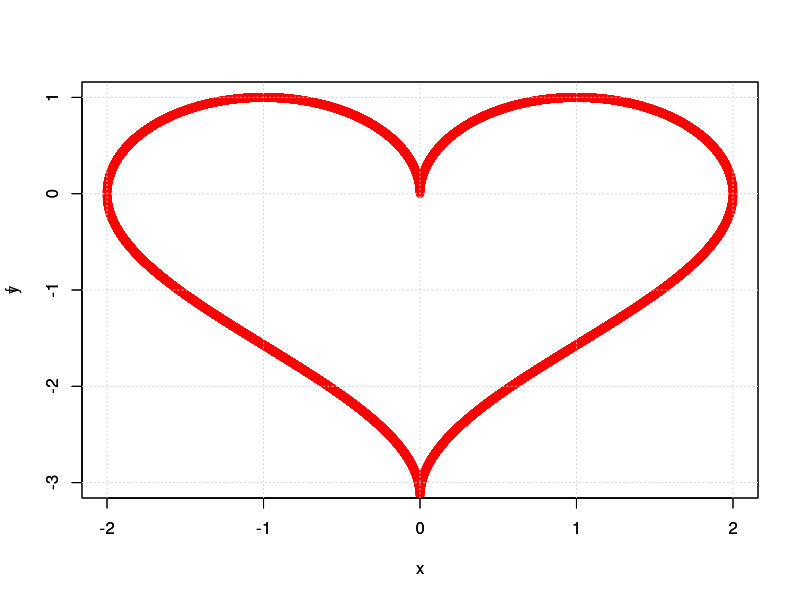

This chart was generated by the following R code:
x <- seq(-2, 2, .0001)
y <- sqrt(1 - (abs(x) - 1) * (abs(x) - 1))
f <- acos(1 - abs(x)) - pi
plot(x, y, col="red", ylim=c(-3, 1), bg="green")
par(new=T) 
plot(x, f, col="red", ylim=c(-3, 1), bg="green")
grid()
